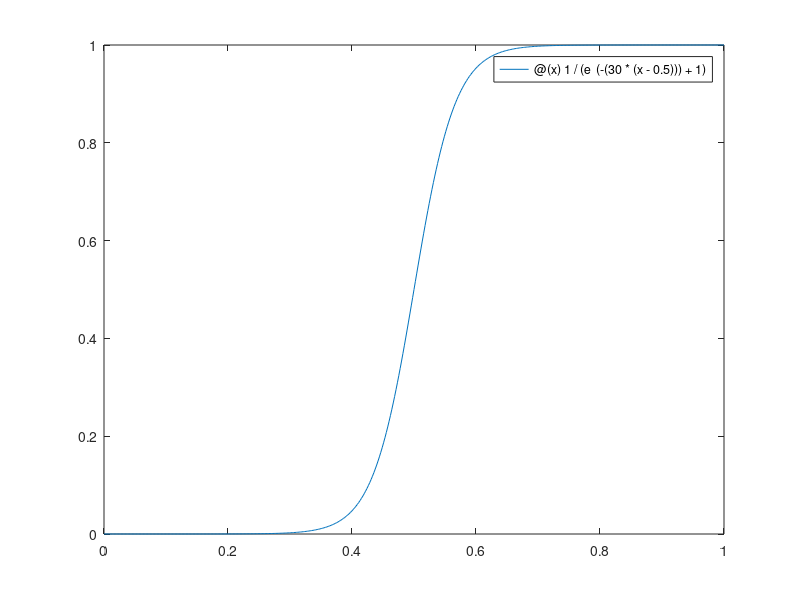

Write the MATLAB code that produced this figure. (Note: this script raises an error after producing the figure.)

e = 2.718281828459;
fp = fplot(@(x) 1/(e^(-(30*(x-0.5))) + 1), [0,1])
title('Blending Curves')
xlabel('x');
ylabel('y');

hold on
keyboard;

fp = fplot(@(x) 1/(e^(-(10*(x-0.5))) + 1), [0,1])
title('Blending Curves')
xlabel('x');
ylabel('y');
%r_low = 1/(e^(-(10*(r-0.5))) + 1);